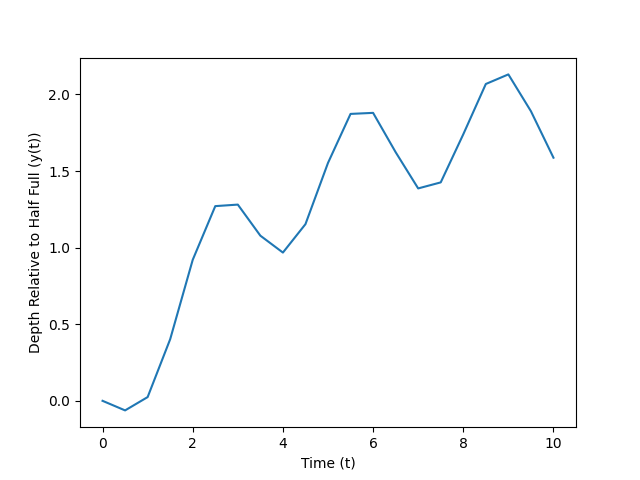

This chart was generated by the following Python code:
import numpy as np
import matplotlib.pyplot as plt
"""
Problem statement: 
For the same storage tank described in Prob 1.9, suppose that the outflow is 
not constant but rather depends on the depth. For this case, the differential 
equation for depth can be written as 

dy/dt = 3 Q/A sin^{2}(t) - (a(1+y)^{1.5})/A

Use Euler's method to solve for the depth y from t = 0 to 10 d with a step
size of 0.5d. The parameter values are A = 1200 m^{2}, Q = 500 m^{3}/d, and
a = 150. Assume that the initial condition is y = 0. 
"""

def tank_depth(alpha, A, Q, end, step):
    times = [0]
    y_depths = [0]
    while times[-1] < end:
        y_i = y_depths[-1]
        y_f = (3 * Q / A * np.sin(times[-1])**2  - alpha * (1 + y_i)**1.5 / A) * step + y_i
        y_depths.append(float(y_f))
        times.append(times[-1] + step)
    return times, y_depths

times, y_depths = tank_depth(150, 1200, 500, 10, 0.5)
plt.xlabel('Time (t)')
plt.ylabel('Depth Relative to Half Full (y(t))')
plt.plot(times, y_depths)
plt.savefig('p1_10.png')
plt.show()